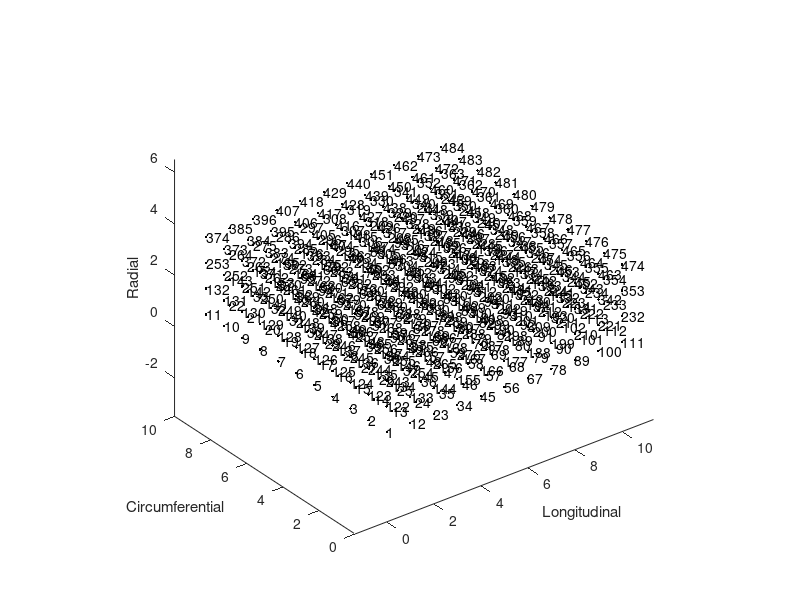

MATLAB code to generate this figure: (Note: this script raises an error after producing the figure.)
% EP_slab.m
% Toy model of electrical propagation through a 3D Slab
% layers of a transmural section of "myocardium"
%
% Thien-Khoi N. Phung (December 17, 2020)

%% Creating slab mesh
% Cube element length
res = 1; % mm

% Element density
Le = 10;
Ce = 10;
Re = 3;

% Make element nodes
Ln = (0:Le)*res;
Cn = (0:Ce)*res;
Rn = (0:Re)*res;

[x,y,z] = meshgrid(Ln, Cn, Rn);

NODES = [x(:) y(:) z(:)];

% Plot nodes to visualize numbering
figure('WindowStyle','docked','NumberTitle','off','name','Node Numbering')
hold on
for jz = 1:length(NODES)
    plot3(NODES(jz,1), NODES(jz,2), NODES(jz,3), 'k.')
    text(NODES(jz,1), NODES(jz,2), NODES(jz,3), num2str(jz))
end
axis equal
xlabel('Longitudinal'),ylabel('Circumferential'),zlabel('Radial')
view(3)

% Element connectivity
HEX = zeros(Le*Ce*Re, 8);
dad = 0; 
dadcheckLC = Ce:Ce:(Ce*Le*Re); % Check for next row
dadcheckR = (Ce*Le):(Ce*Le):(Ce*Le*Re); % Check for next layer
for jz = 1:(Le*Ce*Re)
    
    sd = jz + dad;
    HEX(jz,1:4) = [sd, sd+(Ce+1), (sd+1)+(Ce+1), sd+1];
    HEX(jz,5:8) = [sd, sd+(Ce+1), (sd+1)+(Ce+1), sd+1]+((Ce+1)*(Le+1));
    
    % Check if next element is next row or layer
    dad = dad + sum(dadcheckLC==jz) + (Ce+1)*sum(dadcheckR==jz);
    
end

% HEX centers & volumes
HEXc = LV_hexcent(NODES,HEX);
HEXv = LV_hexvol(NODES,HEX);

% Visualize Element Mesh
FE_RenderPatchMesh(NODES,HEX,'elements',1:(Le*Ce*Re),...
                        'alpha',0,'edgealpha',0.25,'title','Element Mesh');
axis on
xlabel('Longitudinal'),ylabel('Circumferential'),zlabel('Radial')
view([-45 30])

% Visualize Element Numbering
FE_RenderPatchMesh(NODES,HEX,'elements',1:(Le*Ce*Re),...
                        'alpha',0,'edgealpha',0.25,'title','Element Numbering');
hold on
for jz = 1:(Le*Ce*Re)
    text(HEXc(jz,1),HEXc(jz,2),HEXc(jz,3), num2str(jz))
end
axis on
xlabel('Longitudinal'),ylabel('Circumferential'),zlabel('Radial')
view([-45 30])


% Store model information
MODEL.LVLCR = [Le Ce Re]; % Mesh dimensions
MODEL.HEX   = HEX;   % Element connectivity matrix
MODEL.NODES = NODES; % Node coordinates
MODEL.HEXc  = HEXc;  % Element Centers
MODEL.HEXv  = HEXv;  % Element volumes
MODEL.EPnodeIDX = 1:(Le*Ce*Re); % Index of elements used in electrical model (all of them)


%% Assign FIBER
% lyrfib = linspace(90,90,Re).*pi/180; % all Longitudinal fibers
% lyrfib = linspace(0,0,Re).*pi/180;   % all Circumferential Fibers
lyrfib = linspace(60,-60,Re).*pi/180; % Endo to Epi gradient

% Assign by radial layer
Qfcr = zeros(3,3,Le*Ce*Re);
for jz = 1:Re
    FF = [sin(lyrfib(jz)); cos(lyrfib(jz)); 0];
    RR = [0; 0; 1];
    CC = cross(RR,FF);
    
    Qfcr(:,:,(1:Le*Ce)+(Le*Ce*(jz-1))) = repmat([FF CC RR],1,1,Le*Ce);
end

% Visualize Fibers in one transmural stack of elements
stack = 1:(Le*Ce):(Le*Ce*Re);
FE_RenderPatchMesh(NODES,HEX,'elements',stack,...
                        'alpha',0,'edgealpha',0.25,'title','Transmural Fibers');
hold on
quiver3(HEXc(stack,1),HEXc(stack,2),HEXc(stack,3),...
    squeeze(Qfcr(1,1,stack)),squeeze(Qfcr(2,1,stack)),squeeze(Qfcr(3,1,stack)),...
    0.25,'LineWidth',3,'ShowArrowHead','off');
axis on
xlabel('Longitudinal'),ylabel('Circumferential'),zlabel('Radial')
view([-45 30])

% Store model information
MODEL.Qfcr  = Qfcr;  % Store Rotation Matrix (for electrical model)


%% Indexing neighbors
% This section defines which elements are touching/connected
% Creating matrix with spatial elements laid out
el = reshape(1:(Le*Ce*Re),Le,Ce,Re);

% Pad with NaN on all borders
elpad = nan(Le+2, Ce+2, Re+ 2);
elpad(2:end-1, 2:end-1, 2:end-1) = el;

% Logical matrix (for searching neighbors)
L = ~isnan(elpad);

	nbr = zeros((Ce*Le*Re), 26);
    % Shift logical matrix across the neighbors                        C   L   R
    nbr(:,1) = elpad(L(    [2:end 1],     [2:end 1],     [2:end 1])); % [+1, +1, +1]
    nbr(:,2) = elpad(L(            :,     [2:end 1],     [2:end 1])); % [ 0, +1, +1]
    nbr(:,3) = elpad(L([end 1:end-1],     [2:end 1],     [2:end 1])); % [-1, +1, +1]

    nbr(:,4) = elpad(L(    [2:end 1],             :,     [2:end 1])); % [+1,  0, +1]
    nbr(:,5) = elpad(L(            :,             :,     [2:end 1])); % [ 0,  0, +1]
    nbr(:,6) = elpad(L([end 1:end-1],             :,     [2:end 1])); % [-1,  0, +1]

    nbr(:,7) = elpad(L(    [2:end 1], [end 1:end-1],     [2:end 1])); % [+1, -1, +1]
    nbr(:,8) = elpad(L(            :, [end 1:end-1],     [2:end 1])); % [ 0, -1, +1]
    nbr(:,9) = elpad(L([end 1:end-1], [end 1:end-1],     [2:end 1])); % [-1, -1, +1]

    nbr(:,10)= elpad(L(    [2:end 1],     [2:end 1],             :)); % [+1, +1,  0]
    nbr(:,11)= elpad(L(            :,     [2:end 1],             :)); % [ 0, +1,  0]
    nbr(:,12)= elpad(L([end 1:end-1],     [2:end 1],             :)); % [-1, +1,  0]

    nbr(:,13)= elpad(L(    [2:end 1],             :,             :)); % [+1,  0,  0]
    nbr(:,14)= elpad(L([end 1:end-1],             :,             :)); % [-1,  0,  0]

    nbr(:,15)= elpad(L(    [2:end 1], [end 1:end-1],             :)); % [+1, -1,  0]
    nbr(:,16)= elpad(L(            :, [end 1:end-1],             :)); % [ 0, -1,  0]
    nbr(:,17)= elpad(L([end 1:end-1], [end 1:end-1],             :)); % [-1, -1,  0]

    nbr(:,18)= elpad(L(    [2:end 1],     [2:end 1], [end 1:end-1])); % [+1, +1, -1]
    nbr(:,19)= elpad(L(            :,     [2:end 1], [end 1:end-1])); % [ 0, +1, -1]
    nbr(:,20)= elpad(L([end 1:end-1],     [2:end 1], [end 1:end-1])); % [-1, +1, -1]

    nbr(:,21)= elpad(L(    [2:end 1],             :, [end 1:end-1])); % [+1,  0, -1]
    nbr(:,22)= elpad(L(            :,             :, [end 1:end-1])); % [ 0,  0, -1]
    nbr(:,23)= elpad(L([end 1:end-1],             :, [end 1:end-1])); % [-1,  0, -1]

    nbr(:,24)= elpad(L(    [2:end 1], [end 1:end-1], [end 1:end-1])); % [+1, -1, -1]
    nbr(:,25)= elpad(L(            :, [end 1:end-1], [end 1:end-1])); % [ 0, -1, -1]
    nbr(:,26)= elpad(L([end 1:end-1], [end 1:end-1], [end 1:end-1])); % [-1, -1, -1]

    % Pair neighbors to house
    H = repmat(elpad(L(:)),26,1); % Houses
    N = nbr(:); % Neighbors 

    % Remove NaN neighbors
    nope = isnan(N);
    H(nope) = [];
    N(nope) = [];

% Unique Home Neighbor Pairs
HN = [H N];

% Store model information
MODEL.HN    = HN;    % Home-Neighbor pairs


%% Set Conduction Velocities
% Set muscle fiber conduction velocity
v = 1;

% Assign anisotropy of conduction velocity
LVMf = v;
LVMc = 0.4*v;

% Assign all elements to have the LV conduction velocities
VELO = repmat([LVMf LVMc LVMc],size(MODEL.HEXc,1),1);

% Add the conduction velocities (VELO) to the MODEL struct variable
MODEL.VELO = VELO;


%% Set which element(s) initiate the electrical propagation
% This matrix will be an n by 2 matrix that includes
%   elements that initiate propagation in column 1 
%   time at which the elements initate in column 2
STAR = [round(Ce/2) 0];

% Visualize the element selected for STAR
SS = FE_RenderPatchMesh(MODEL.NODES,MODEL.HEX,'elements',MODEL.EPnodeIDX,...
                        'alpha',0,'edgealpha',0.25,'title','Initiation Element');
FE_RenderPatchMesh(MODEL.NODES,MODEL.HEX,'elements',STAR(:,1),...
                                         'facecolor',[1 0 0],...
                                         'handle',SS);
xlabel('Longitudinal'),ylabel('Circumferential'),zlabel('Radial')
view([-45 30])
axis on


%% Electrical Simulation
% Pull other variables from MODEL struct
Qfcr = MODEL.Qfcr; % Element rotation matrices to specify direction of fiber direction
HEXc = MODEL.HEXc; % Center point of each element
HN   = MODEL.HN;   % This specifies which elements are "touching" (aka Home-Neighbor pairs)

% The function ElecpropSPT simulates the electrical propagation
% Returns litTIME- an electrical activation time for all elements
%         litHOO- element index for who activated the element
% both of these variables including for scar elements and those not in the model
[litTIME,litHOO] = ElecpropSPT(HEXc,HN,Qfcr,VELO,STAR);

% Keep only the electrical activation times for elements in the electrical
% model
MODEL.litTIME = litTIME(MODEL.EPnodeIDX);

% Visualize the electrical activation
FE_RenderPatchMesh(MODEL.NODES,MODEL.HEX,...
                   'elements',MODEL.EPnodeIDX,...
                   'data',MODEL.litTIME,'title','Electrical Activation');
colormap(flipud(plasma()))
xlabel('Longitudinal'),ylabel('Circumferential'),zlabel('Radial')
view([-45 30])
axis on
